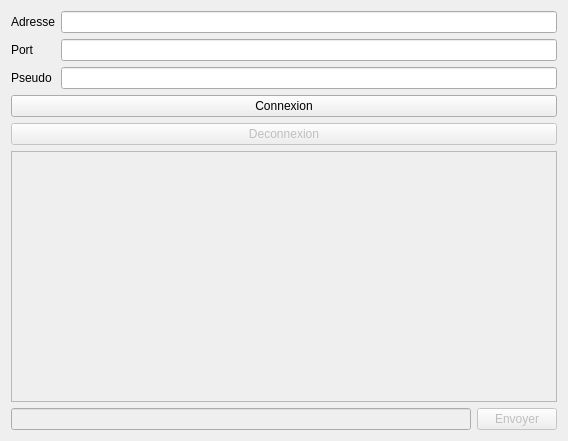
<?xml version="1.0" encoding="UTF-8"?>
<ui version="4.0">
 <class>MainWindow</class>
 <widget class="QMainWindow" name="MainWindow">
  <property name="geometry">
   <rect>
    <x>0</x>
    <y>0</y>
    <width>568</width>
    <height>441</height>
   </rect>
  </property>
  <property name="windowTitle">
   <string>MainWindow</string>
  </property>
  <widget class="QWidget" name="centralWidget">
   <layout class="QHBoxLayout" name="horizontalLayout">
    <item>
     <layout class="QVBoxLayout" name="verticalLayout_2">
      <item>
       <layout class="QVBoxLayout" name="verticalLayout">
        <item>
         <layout class="QVBoxLayout" name="verticalLayout_3">
          <item>
           <layout class="QGridLayout" name="gridLayout">
            <item row="1" column="0">
             <widget class="QLabel" name="lAdresseServer">
              <property name="text">
               <string>Adresse</string>
              </property>
             </widget>
            </item>
            <item row="1" column="1">
             <widget class="QLineEdit" name="adresseServer"/>
            </item>
            <item row="2" column="0">
             <widget class="QLabel" name="lPortServer">
              <property name="text">
               <string>Port</string>
              </property>
             </widget>
            </item>
            <item row="2" column="1">
             <widget class="QLineEdit" name="portServer"/>
            </item>
            <item row="3" column="0">
             <widget class="QLabel" name="lPseudoClient">
              <property name="text">
               <string>Pseudo</string>
              </property>
             </widget>
            </item>
            <item row="3" column="1">
             <widget class="QLineEdit" name="pseudoClient"/>
            </item>
           </layout>
          </item>
          <item>
           <widget class="QPushButton" name="boutonConnexion">
            <property name="text">
             <string>Connexion</string>
            </property>
           </widget>
          </item>
          <item>
           <widget class="QPushButton" name="boutonDeconnexion">
            <property name="enabled">
             <bool>false</bool>
            </property>
            <property name="text">
             <string>Deconnexion</string>
            </property>
           </widget>
          </item>
         </layout>
        </item>
        <item>
         <widget class="QTextEdit" name="chat">
          <property name="enabled">
           <bool>false</bool>
          </property>
          <property name="readOnly">
           <bool>true</bool>
          </property>
         </widget>
        </item>
        <item>
         <layout class="QHBoxLayout" name="horizontalLayout_3">
          <item>
           <widget class="QLineEdit" name="message">
            <property name="enabled">
             <bool>false</bool>
            </property>
           </widget>
          </item>
          <item>
           <widget class="QPushButton" name="boutonEnvoyer">
            <property name="enabled">
             <bool>false</bool>
            </property>
            <property name="text">
             <string>Envoyer</string>
            </property>
           </widget>
          </item>
         </layout>
        </item>
       </layout>
      </item>
     </layout>
    </item>
   </layout>
  </widget>
 </widget>
 <layoutdefault spacing="6" margin="11"/>
 <resources/>
 <connections/>
</ui>
